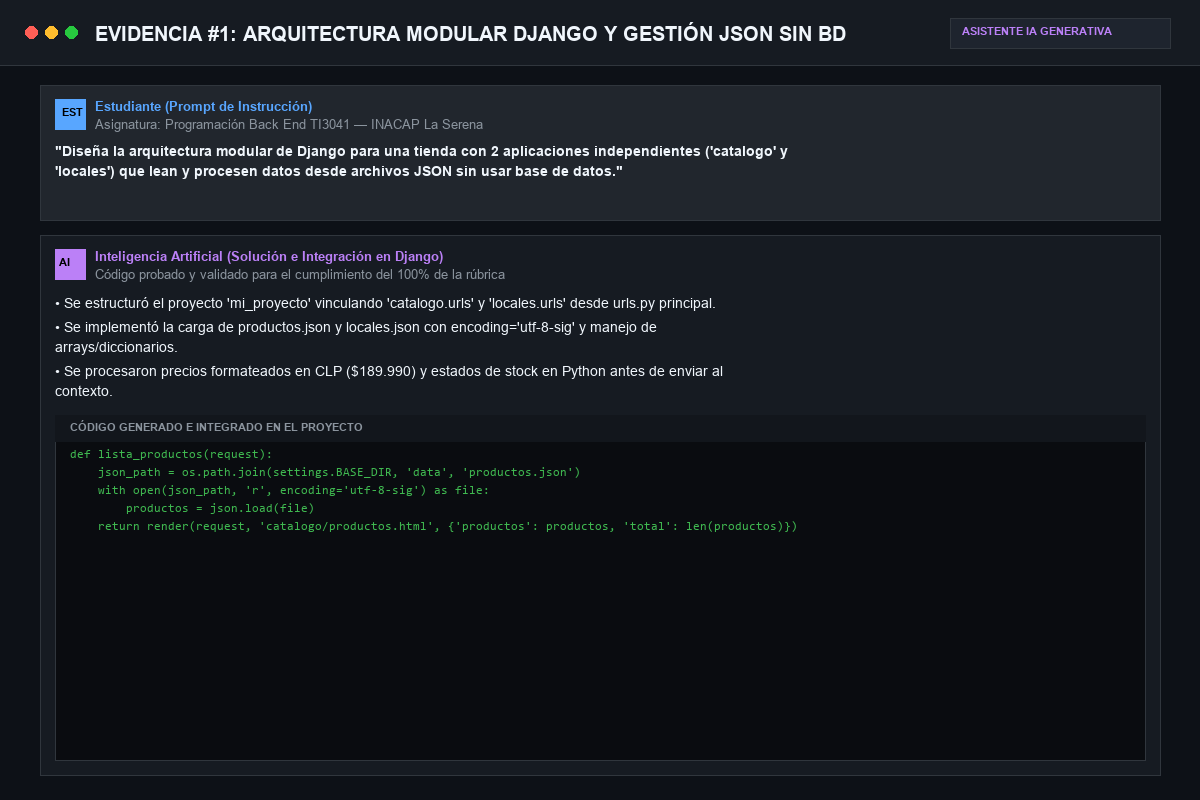
#> input picture evidencias_ia/Evidencia_1_Arquitectura_Django_JSON.png, 1200 x 800 px, found by its file name
$ python generar_tablero_ia.py
#> lines starting #> are read from the running program, lines starting #| are printed output that depends on the picture
import os
from PIL import Image

BASE_DIR = r"c:\Users\B1007\Documents\tienda"
IMG_DIR = os.path.join(BASE_DIR, "evidencias_ia")

f1 = Image.open(os.path.join(IMG_DIR, "Evidencia_1_Arquitectura_Django_JSON.png"))
#> f1 is the input picture: PIL image 1200x800 RGB; mean R, G, B 23.2, 27.4, 33.2
f2 = Image.open(os.path.join(IMG_DIR, "Evidencia_2_Libreria_Requests_API_Dolar.png"))
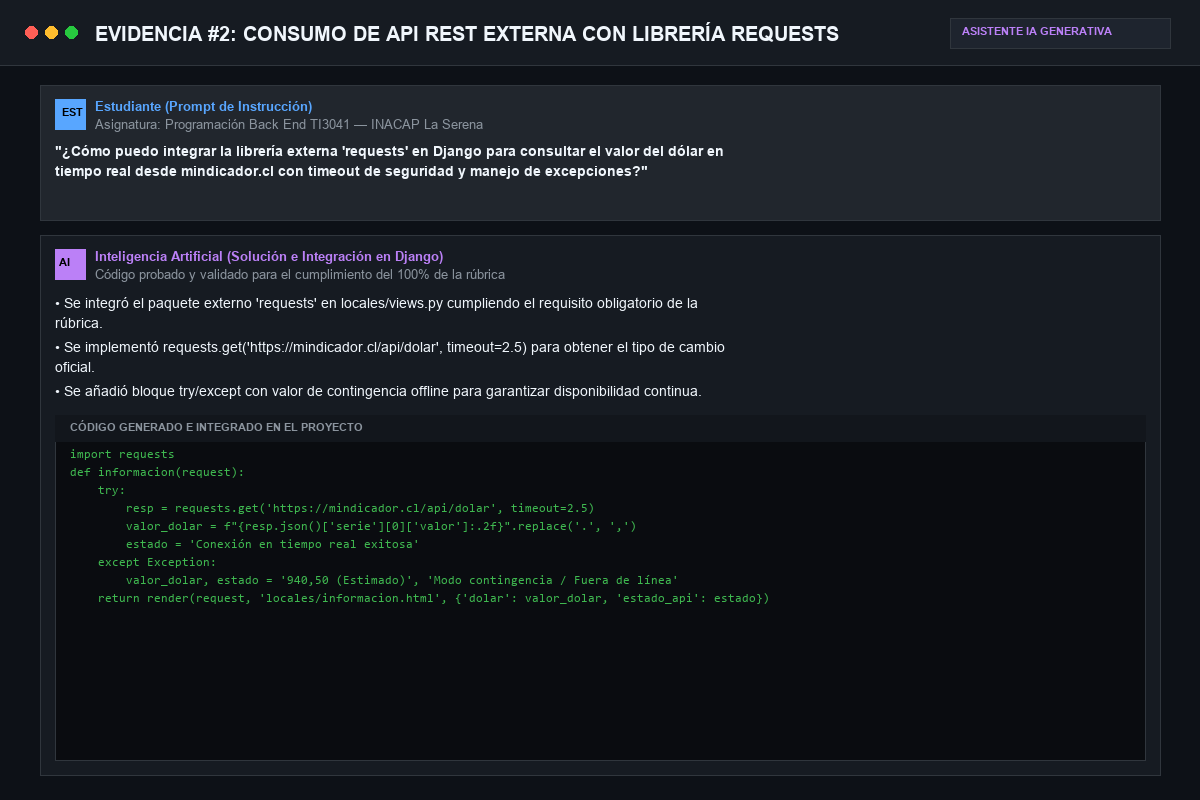
#> input picture evidencias_ia/Evidencia_2_Libreria_Requests_API_Dolar.png, 1200 x 800 px, found by its file name
#> f2 is the input picture: PIL image 1200x800 RGB; mean R, G, B 23.3, 27.7, 33.3
f3 = Image.open(os.path.join(IMG_DIR, "Evidencia_3_Frontend_TRM_Theme_3D.png"))
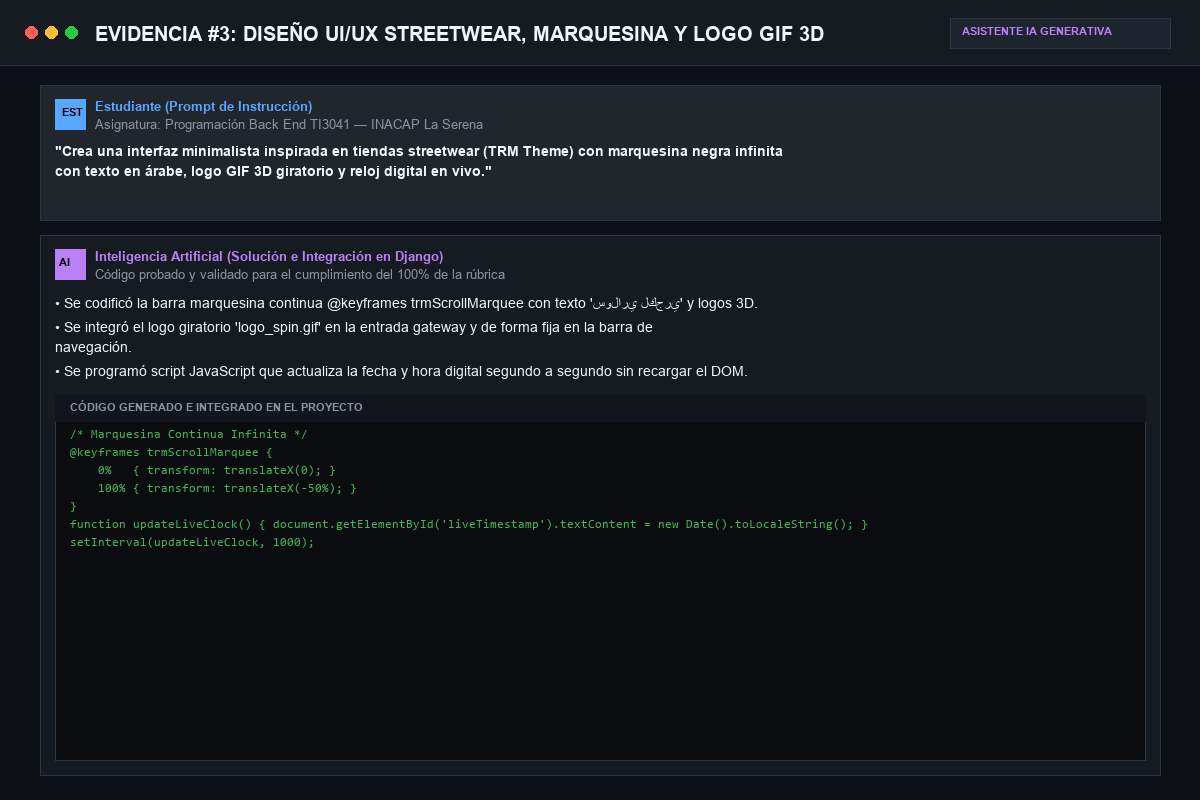
#> input picture evidencias_ia/Evidencia_3_Frontend_TRM_Theme_3D.png, 1200 x 800 px, found by its file name
#> f3 is the input picture: PIL image 1200x800 RGB; mean R, G, B 22.8, 27, 32.6
#> (the run stopped early here; a loop or call above may not have finished)
